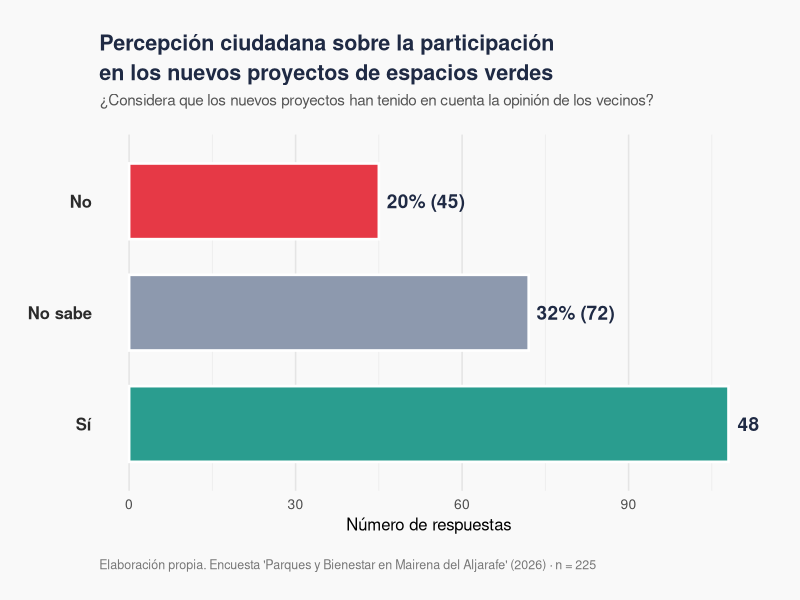
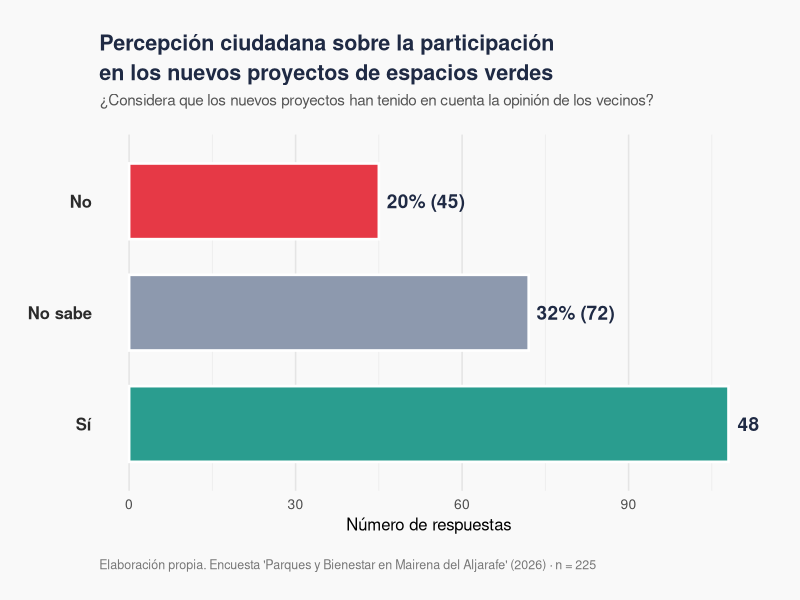

The R script that drew these images, in order:
library(ggplot2)

# ==================== DATOS ====================
df2 <- data.frame(
  Respuesta = factor(c("No", "No sabe", "Sí"), levels = c("Sí", "No sabe", "No")),
  n = c(45, 72, 108), 
  pct = c(20, 32, 48)
)

# ==================== GRÁFICO ====================
p2 <- ggplot(df2, aes(x = n, y = Respuesta, fill = Respuesta)) +
  geom_col(width = 0.68, color = "white", linewidth = 0.9) +

  # Porcentajes y números
  geom_text(aes(label = paste0(pct, "% (", n, ")")),
            hjust = -0.1,
            size = 4.8,
            fontface = "bold",
            color = "#1F2A44") +

  scale_fill_manual(values = c(
    "Sí" = "#2A9D8F",      # Verde
    "No sabe" = "#8D99AE",  # Gris
    "No" = "#E63946"        # Rojo suave
  )) +

  labs(
    title = "Percepción ciudadana sobre la participación\nen los nuevos proyectos de espacios verdes",
    subtitle = "¿Considera que los nuevos proyectos han tenido en cuenta la opinión de los vecinos?",
    x = "Número de respuestas",
    y = NULL,
    caption = "Elaboración propia. Encuesta 'Parques y Bienestar en Mairena del Aljarafe' (2026) · n = 225"
  ) +

  theme_minimal(base_size = 12) +
  theme(
    plot.background = element_rect(fill = "#F9F9F9", color = NA),
    panel.background = element_rect(fill = "#F9F9F9", color = NA),
    panel.grid.major.y = element_blank(),
    panel.grid.major.x = element_line(color = "#E5E5E5"),
    plot.title = element_text(face = "bold", size = 15.5, color = "#1F2A44", lineheight = 1.15),
    plot.subtitle = element_text(size = 11, color = "#555555", margin = margin(b = 18)),
    plot.caption = element_text(size = 9, color = "#777777", hjust = 0, margin = margin(t = 18)),
    axis.text.y = element_text(size = 12, face = "bold", color = "#2B2B2B"),
    axis.text.x = element_text(size = 10),
    legend.position = "none",
    plot.margin = margin(25, 30, 20, 20)
  )

print(p2)

# Guardar en alta calidad
ggsave("Participacion_Ciudadana_Proyectos.png", p2, width = 19, height = 13, units = "cm", dpi = 320, bg = "white")
